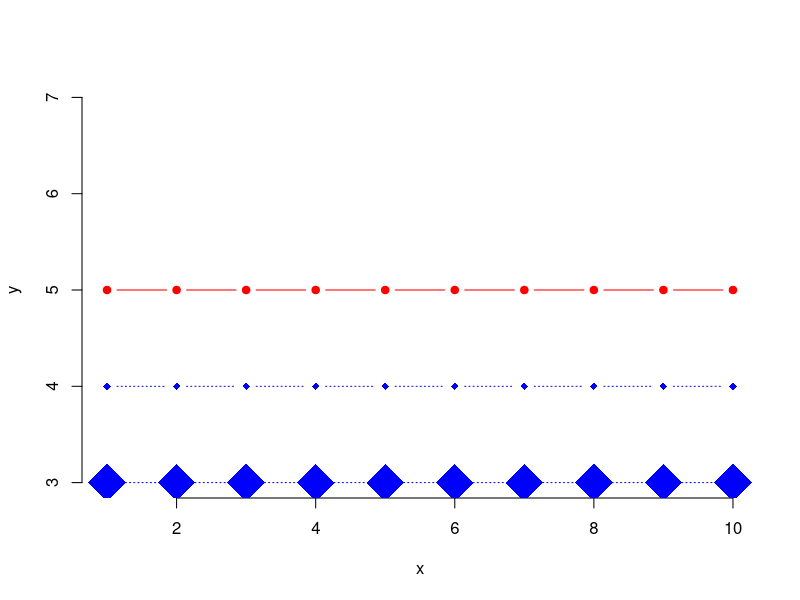

This figure's R source: (Note: this script raises an error after producing the figure.)
## ---- chunk 1
# Create some variables
x <- 1:10
y <- rep(x = 5, times = length(x))
y

# Gives first line
plot(x, y,
  type = "b", frame = FALSE, pch = 19,
  col = "red", xlab = "x", ylab = "y"
)

lines(x, y = rep(4, times = length(x)), pch = 18, col = "blue", type = "b", lty = 3)
lines(x, y = rep(3, times = length(x)), pch = 18, cex = 5, col = "blue", type = "b", lty = 3)

# Add a second line
lines(x, y2, pch = 18, col = "blue", type = "b", lty = 2)
# Add a legend to the plot
legend("topleft",
  legend = c("Line 1: x*x", "Line 2: 2*x*x"),
  col = c("red", "blue"), lty = 1:2, cex = 0.8
)
